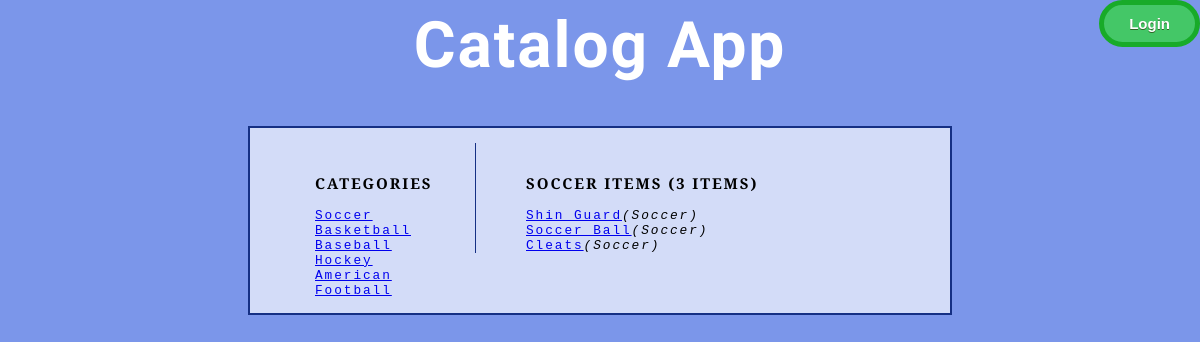
The app's page /catalog/Soccer/Items/ with its own data.
### database_setup.py (models this page shows, shortened)
class SportCategory(Base):
    __tablename__ = 'sport_category'
    name = Column(String(80), primary_key=True)
    id = Column(Integer)

class SportItem(Base):
    __tablename__ = 'sport_item'
    name = Column(String(80), nullable=False)
    id = Column(Integer, primary_key=True)
    image = Column(String(250))
    description = Column(String(1000))
    user_id = Column(String(80))
    time = Column(DateTime(False))
    sport_category_name = Column(Integer, ForeignKey('sport_category.name'))
    sport_category = relationship(SportCategory)

### catalogapp.py (the view)
@app.route('/catalog/<sport_category_name>/Items/')
def sportCategory(sport_category_name):
    sport_category = session.query(SportCategory).filter_by(
                     name=sport_category_name).one()
    sport_item = session.query(SportItem).filter_by(
                 sport_category_name=sport_category_name)
    no_of_items = sport_item.count()
    sport_categories = session.query(SportCategory).all()
    credentials = login_session.get('credentials')
    return render_template('sportcategoryitemspage.html',
                           sport_category=sport_category,
                           sport_item=sport_item,
                           no_of_items=no_of_items,
                           sport_categories=sport_categories,
                           credentials=credentials)

### templates/sportcategoryitemspage.html (shortened to what this page needs)
<html>
<head>
    <link rel=stylesheet type=text/css href="{{ url_for('static', filename='styles.css')}}">
</head>
<body>
  <div id="page">
    <div id= "header">
      <div class="title"> <h1> Catalog App </h1></div>
    </div>
    <div class="login">
        {% if credentials %}
        <form action="{{ url_for('gdisconnect') }}">
          <input class= "login" type="submit" value="Logout">
        </form>
        {% else %}
        <form action="{{ url_for('showLogin') }}">
          <input class = "login" type="submit" value="Login">
        </form>
        {% endif %}
    </div>
    <div id= "outerbox">
    <div id= "innerbox">
      <div class="categories">
        <h3> CATEGORIES </h3>
        <table>
        {% for i in sport_categories %}
        <tr><a href="{{url_for('sportCategory', sport_category_name = i.name)}}">{{i.name}}</a></tr>
        {% endfor %}
        </table>
      </div>
      <div class="items">
        <h3 style = "text-transform: uppercase;"> {{ sport_category.name }} ITEMS ({{no_of_items}} Items)</h3>
        <table>
        {% for o in sport_item %}
        <tr> <a href="{{url_for('sportItemDescription', sport_category_name = o.sport_category_name, sport_item_name = o.name)}}">{{o.name}}</a> <i>({{o.sport_category_name}})</i> </tr>
        {% endfor %}
        </table>
      </div>
    </div>
    </div>
  </div>
</body>
</html>

### static/styles.css (style rules this page uses)
body { font-size: 80%; font-family: "PT Serif", Courier, monospace; letter-spacing: 0.15em; text-align: center; background-color: #7b96ea; }
h1 { font-family: "Satisfy"; font-size: 500%; color:#FFFFFF; }
#outerbox { width: 700px; margin-left: auto; margin-right: auto; border: 2px solid #153084; background-color: #d3dcf8; }
#innerbox { width: 700px; margin-left: auto; margin-right: auto; padding: 15px; }
.categories { text-align: left; margin-left: 50px; width: 150px; float: left; }
.items { text-align: left; width: 350px; margin-left: 210px; border-left: 1px solid #153084; padding-left: 50px; }
.items, .categories, #innerbox, #outerbox { height: auto; overflow:hidden; }
input[type=submit].login { position:absolute; top:0; right:0; background-color:#44c767; -moz-border-radius:28px; -webkit-border-radius:28px; border-radius:28px; border:5px solid #18ab29; display:inline-block; cursor:pointer; color:#ffffff; font-family:Arial; font-size:15px; font-weight: bold; padding:10px 25px; text-decoration:none; text-shadow:0px 1px 0px #2f6627; }

### records on screen
SportCategory: name "Soccer", name "SOCCER"
SportCategory: name "Basketball"
SportCategory: name "Baseball"
SportCategory: name "Hockey"
SportCategory: name "American Football"
SportItem: name "Shin Guard", sport_category_name "Soccer"
SportItem: name "Soccer Ball", sport_category_name "Soccer"
SportItem: name "Cleats", sport_category_name "Soccer"

### other values on screen
{{ no_of_items }} "3"
